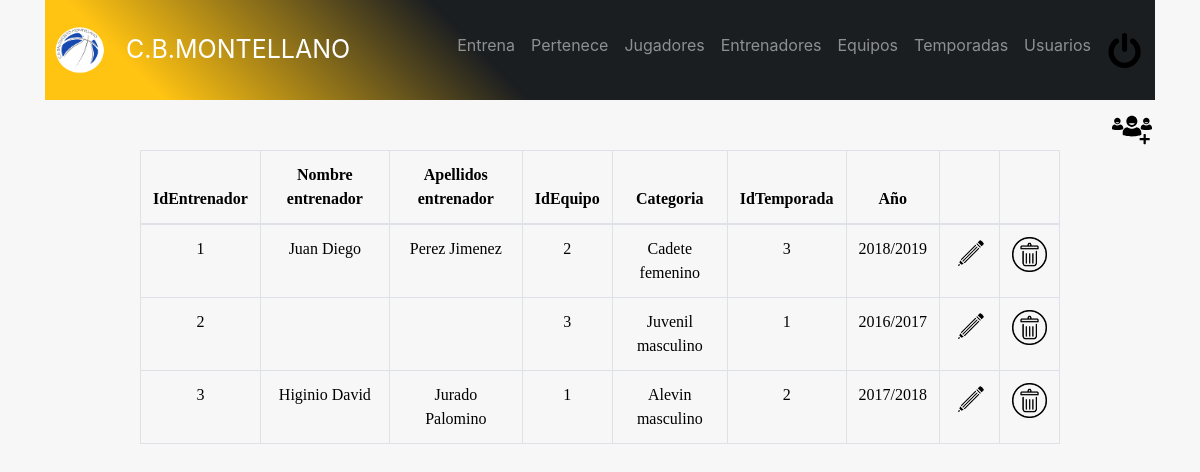
/admin/entrena.php (signed in), run on the app's committed database.
### tables this page shows
CREATE TABLE `entrena` (
  `idtemporada` int(11) unsigned NOT NULL DEFAULT '0',
  `identrenador` int(11) unsigned NOT NULL DEFAULT '0',
  `idequipo` int(11) unsigned NOT NULL DEFAULT '0',
  PRIMARY KEY (`idtemporada`,`identrenador`,`idequipo`),
  KEY `identrenador` (`identrenador`),
  KEY `idequipo` (`idequipo`),
  CONSTRAINT `entrena_ibfk_1` FOREIGN KEY (`idtemporada`) REFERENCES `temporada` (`idtemporada`) ON UPDATE CASCADE ON DELETE CASCADE,
  CONSTRAINT `entrena_ibfk_2` FOREIGN KEY (`identrenador`) REFERENCES `entrenador` (`identrenador`) ON UPDATE CASCADE ON DELETE CASCADE,
  CONSTRAINT `entrena_ibfk_3` FOREIGN KEY (`idequipo`) REFERENCES `equipo` (`idequipo`) ON UPDATE CASCADE ON DELETE CASCADE
);

CREATE TABLE `entrenador` (
  `identrenador` int(11) unsigned NOT NULL AUTO_INCREMENT,
  `nombre` varchar(100) NOT NULL,
  `apellidos` varchar(100) NOT NULL,
  `dni` varchar(9) NOT NULL,
  `fechanacimiento` date NOT NULL,
  `numerolicencia` int(10) NOT NULL,
  `telefono` varchar(9) DEFAULT NULL,
  `direccion` varchar(100) DEFAULT NULL,
  PRIMARY KEY (`identrenador`)
);

CREATE TABLE `equipo` (
  `idequipo` int(11) unsigned NOT NULL AUTO_INCREMENT,
  `nombre` varchar(100) NOT NULL,
  PRIMARY KEY (`idequipo`)
);

CREATE TABLE `temporada` (
  `idtemporada` int(11) unsigned NOT NULL AUTO_INCREMENT,
  `nombre` varchar(100) NOT NULL,
  `fechainicio` date NOT NULL,
  `fechafin` date NOT NULL,
  PRIMARY KEY (`idtemporada`)
);

### admin/entrena.php (the view, shortened to what this page needs)
<!DOCTYPE html>
<html lang="es">
<head>
  <link rel="stylesheet" href="https://stackpath.bootstrapcdn.com/bootstrap/4.2.1/css/bootstrap.min.css">
  <link rel="stylesheet" type="text/css" href="../header/header.css">
  <link rel="stylesheet" type="text/css" href="style.css">
  <link href="//maxcdn.bootstrapcdn.com/font-awesome/4.2.0/css/font-awesome.min.css" rel="stylesheet">
</head>
<body>
<div class="container">
<?php
    include_once "../header/headeradmin.php";
?>
    <?php
      $connection = new mysqli("localhost", "juan", "2asirtriana", "cbmontellano");
      $connection->set_charset("utf8");
        $query="select en.identrenador as identrenador, ent.nombre as nombreentrenador, ent.apellidos as apellidosentrenador, en.idequipo as idequipo,eq.nombre as categoriaequipo,
        en.idtemporada as idtemporada,t.nombre as anotemporada
        from entrenador as ent
        join entrena as en on ent.identrenador = en.identrenador
        join equipo as eq on en.idequipo = eq.idequipo
        join temporada as t on en.idtemporada = t.idtemporada;";
      if ($result = $connection->query($query)) {
      ?>
      <div class="row" id="añadirequipo">
        <div class="col-md-3">
          <a href="anadirentrena.php">
            <img src="añadirequipo.svg" width="40" height="40">
          </a>
        </div>
      </div>
      <div class="row justify-content-center">
      <div class="col-md-10">
          <table class="table table-hover table-bordered" id="tabla">
          <thead>
            <tr>
              <th scope="col">IdEntrenador</th>
              <th scope="col">Nombre entrenador</th>
              <th scope="col">Apellidos entrenador</th>
              <th scope="col">IdEquipo</th>
              <th scope="col">Categoria</th>
              <th scope="col">IdTemporada</th>
              <th scope="col">Año</th>
              <th scope="col"></th>
              <th scope="col"></th>
            </tr>
          </thead>
          <tbody>
      <?php
          while($obj = $result->fetch_object()) {
              echo "<tr>";
                echo "<td>".$obj->identrenador."</td>";
                echo "<td>".$obj->nombreentrenador."</td>";
                echo "<td>".$obj->apellidosentrenador."</td>";
                echo "<td>".$obj->idequipo."</td>";
                echo "<td>".$obj->categoriaequipo."</td>";
                echo "<td>".$obj->idtemporada."</td>";
                echo "<td>".$obj->anotemporada."</td>";
                echo "<td><a href='editarentrena.php?idequipo=$obj->idequipo&idtemporada=$obj->idtemporada&identrenador=$obj->identrenador'><img src='editar2.png' width='35px' height='35px'/></a></td>";
                echo "<td><a href='eliminarentrena.php?idequipo=$obj->idequipo&idtemporada=$obj->idtemporada&identrenador=$obj->identrenador'><img src='borrar2.png' width='35px' height='35px'/></a></td>";
              echo "</tr>";
          }
      }
    ?>
    </tbody>
    </table>
    </div>
    </div>
    </div>
  </body>
</html>

### header/headeradmin.php (shortened to what this page needs)
<div class="sticky-top">
    <header class="topbar">
      <nav class="navbar navbar-expand-lg navbar-dark mx-background-top-linear">
        <a class="navbar-brand" href="../paginaprincipal/paginaprincipaladmin.php"><img src="../login/logo.png" width="60" height="80"/></a>
        <a class="navbar-brand" href="../paginaprincipal/paginaprincipaladmin.php" id="textocabecera">C.B.MONTELLANO</a>
        <div class="collapse navbar-collapse" id="navbarResponsive">
          <ul class="navbar-nav ml-auto">
            <li class="nav-item">
              <a class="nav-link" href="../admin/entrena.php">Entrena</a>
            </li>
            <li class="nav-item">
              <a class="nav-link" href="../admin/pertenece.php">Pertenece</a>
            </li>
            <li class="nav-item">
              <a class="nav-link" href="../admin/jugadores.php">Jugadores</a>
            </li>
            <li class="nav-item">
              <a class="nav-link" href="../admin/entrenadores.php">Entrenadores</a>
            </li>
            <li class="nav-item">
              <a class="nav-link" href="../admin/equipos.php">Equipos</a>
            </li>
            <li class="nav-item">
              <a class="nav-link" href="../admin/temporadas.php">Temporadas</a>
            </li>
            <li class="nav-item">
              <a class="nav-link" href="../admin/usuarios.php">Usuarios</a>
            </li>
            <li class="nav-item">
              <a class="nav-link" href="../admin/cerrarsesion.php"><img src="../header/cerrarsesion.png" width='35px' height='35px'/></a>
            </li>
          </ul>
        </div>
    </nav>
  </header>
</div>

### header/header.css (style rules this page uses)
body { margin: 0; font-family: -apple-system,BlinkMacSystemFont,"Segoe UI",Roboto,"Helvetica Neue",Arial,sans-serif; font-size: 1rem; font-weight: 400; line-height: 1.5; color: #212529; background-color: #f7f7f7; }
.navbar { display: -ms-flexbox; display: flex; -ms-flex-wrap: wrap; flex-wrap: wrap; -ms-flex-align: center; align-items: center; -ms-flex-pack: justify; justify-content: space-between; padding: 5px; }
.topbar { background-color: black; padding: 0; }
header .navbar { margin-bottom: 0; }
a { color: #0a0a0a; text-decoration: none; }
li { list-style-type: none; }
.mx-background-top-linear { background: -webkit-linear-gradient(45deg, #FFC312 48%, #1b1e21 48%); background: -webkit-linear-gradient(left, #FFC312 48%, #1b1e21 48%); background: linear-gradient(45deg, #FFC312 10%, #1b1e21 40%); }
#textocabecera { font-size: 25px; }

### admin/style.css (style rules this page uses)
#tabla { text-align: center; color: black; font-family: 'Times New Roman', Times, serif; font-weight: normal; margin-bottom: 240px; }
#añadirequipo { margin-top: 10px; margin-left: 1052px; }

### data on the page
entrena: identrenador "1", identrenador.nombre "Juan Diego", identrenador.apellidos "Perez Jimenez", idequipo "2", idequipo.nombre "Cadete femenino", idtemporada "3", idtemporada.nombre "2018/2019"
entrena: identrenador "2", idequipo "3", idequipo.nombre "Juvenil masculino", idtemporada "1", idtemporada.nombre "2016/2017"
entrena: identrenador "3", identrenador.nombre "Higinio David", identrenador.apellidos "Jurado Palomino", idequipo "1", idequipo.nombre "Alevin masculino", idtemporada "2", idtemporada.nombre "2017/2018"
